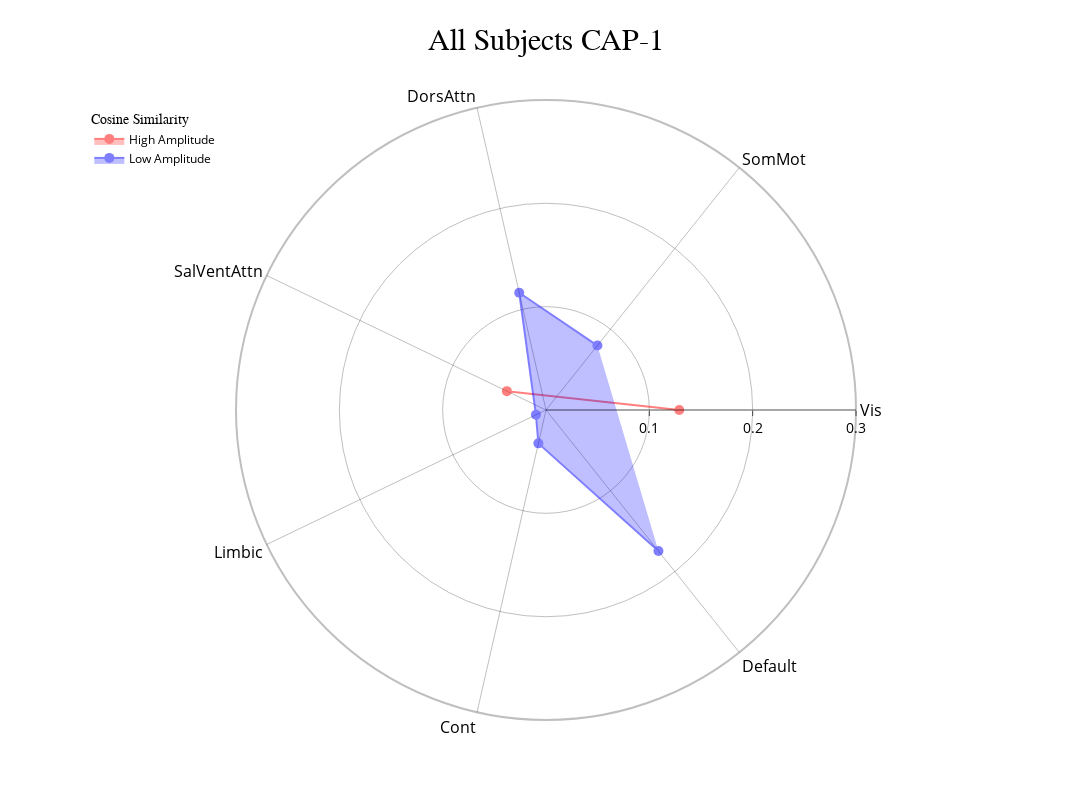
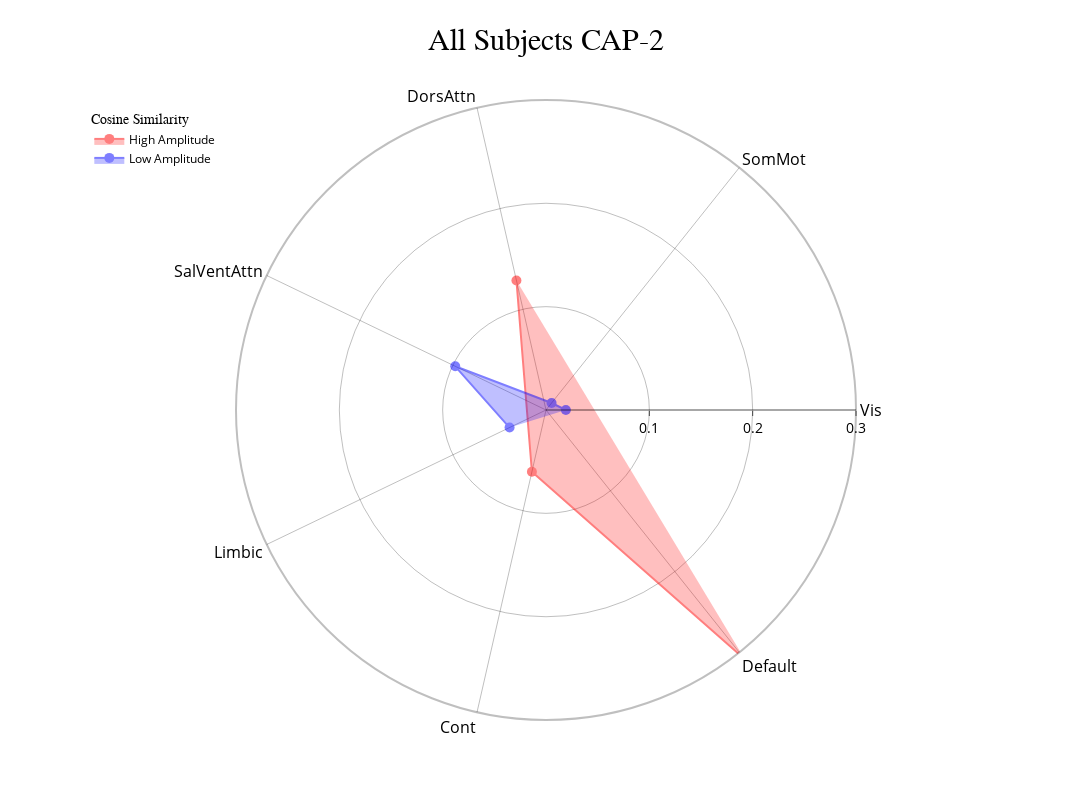
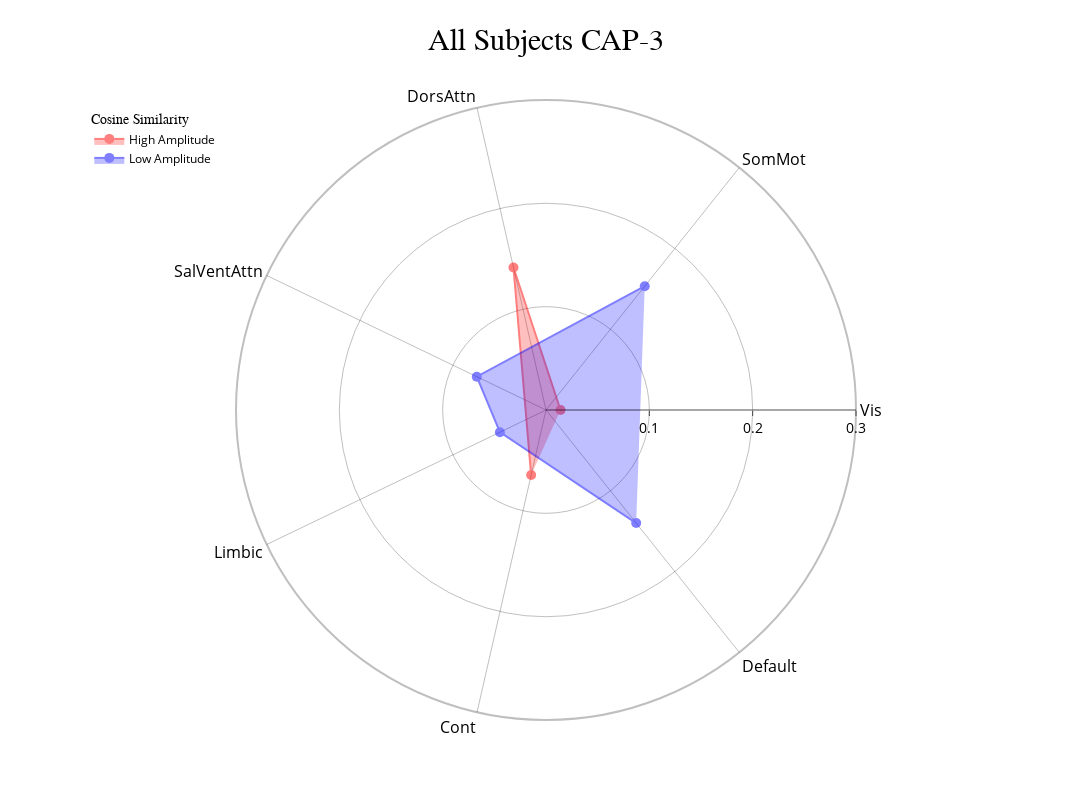
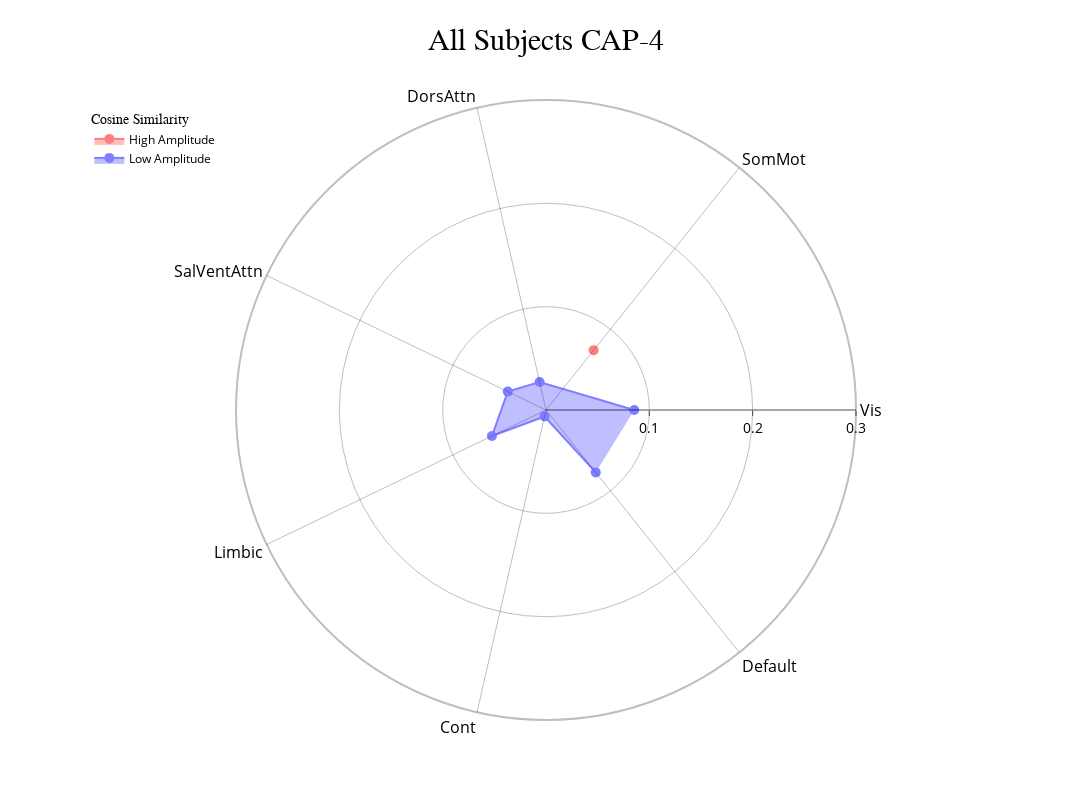

The cell these charts' notebook holds for them, in order:
### Code cell
radialaxis={"showline": True, "linewidth": 2, "linecolor": "rgba(0, 0, 0, 0.25)", "gridcolor": "rgba(0, 0, 0, 0.25)", "ticks": "outside" , "tickfont": {"size": 14, "color": "black"},
"range": [0,0.3], "tickvals": [0.1,0.2,0.3]}
#cap_analysis.caps2radar(radialaxis=radialaxis, fill="toself", scattersize=10, output_dir = output_dir)
cap_analysis.caps2radar(radialaxis=radialaxis, fill="toself", scattersize=10)

### Figure 1 — Plotly figure (JSON) as saved in the notebook; plotly's stock layout.template omitted (floating-point values rounded to 4 significant figures)
{"data": [{"connectgaps": true, "fill": "toself", "marker": {"color": "rgba(255, 0, 0, 1)", "size": 10}, "name": "High Amplitude", "opacity": 0.5, "r": [0.1289, null, null, 0.04203, null, null, null], "theta": ["Vis", "SomMot", "DorsAttn", "SalVentAttn", "Limbic", "Cont", "Default"], "type": "scatterpolar"}, {"connectgaps": true, "fill": "toself", "marker": {"color": "rgba(0, 0, 255, 1)", "size": 10}, "name": "Low Amplitude", "opacity": 0.5, "r": [null, 0.07977, 0.1164, null, 0.01078, 0.03312, 0.1745], "theta": ["Vis", "SomMot", "DorsAttn", "SalVentAttn", "Limbic", "Cont", "Default"], "type": "scatterpolar"}], "layout": {"height": 800, "legend": {"font": {"color": "black", "size": 12}, "title": {"font": {"family": "Times New Roman"}, "text": "Cosine Similarity"}, "x": 0.01, "xanchor": "left", "y": 0.99, "yanchor": "top"}, "polar": {"angularaxis": {"gridcolor": "rgba(0, 0, 0, 0.25)", "linecolor": "rgba(0, 0, 0, 0.25)", "linewidth": 2, "showline": true, "tickfont": {"color": "black", "size": 16}}, "bgcolor": "white", "radialaxis": {"gridcolor": "rgba(0, 0, 0, 0.25)", "linecolor": "rgba(0, 0, 0, 0.25)", "linewidth": 2, "range": [0, 0.3], "showline": true, "tickfont": {"color": "black", "size": 14}, "ticks": "outside", "tickvals": [0.1, 0.2, 0.3]}}, "title": {"font": {"color": "black", "family": "Times New Roman", "size": 30}, "text": "All Subjects CAP-1", "x": 0.5}, "width": 1200}}

### Figure 2 — Plotly figure (JSON) as saved in the notebook; plotly's stock layout.template omitted (floating-point values rounded to 4 significant figures)
{"data": [{"connectgaps": true, "fill": "toself", "marker": {"color": "rgba(255, 0, 0, 1)", "size": 10}, "name": "High Amplitude", "opacity": 0.5, "r": [null, null, 0.1286, null, null, 0.06128, 0.3086], "theta": ["Vis", "SomMot", "DorsAttn", "SalVentAttn", "Limbic", "Cont", "Default"], "type": "scatterpolar"}, {"connectgaps": true, "fill": "toself", "marker": {"color": "rgba(0, 0, 255, 1)", "size": 10}, "name": "Low Amplitude", "opacity": 0.5, "r": [0.01922, 0.008679, null, 0.09749, 0.03913, null, null], "theta": ["Vis", "SomMot", "DorsAttn", "SalVentAttn", "Limbic", "Cont", "Default"], "type": "scatterpolar"}], "layout": {"height": 800, "legend": {"font": {"color": "black", "size": 12}, "title": {"font": {"family": "Times New Roman"}, "text": "Cosine Similarity"}, "x": 0.01, "xanchor": "left", "y": 0.99, "yanchor": "top"}, "polar": {"angularaxis": {"gridcolor": "rgba(0, 0, 0, 0.25)", "linecolor": "rgba(0, 0, 0, 0.25)", "linewidth": 2, "showline": true, "tickfont": {"color": "black", "size": 16}}, "bgcolor": "white", "radialaxis": {"gridcolor": "rgba(0, 0, 0, 0.25)", "linecolor": "rgba(0, 0, 0, 0.25)", "linewidth": 2, "range": [0, 0.3], "showline": true, "tickfont": {"color": "black", "size": 14}, "ticks": "outside", "tickvals": [0.1, 0.2, 0.3]}}, "title": {"font": {"color": "black", "family": "Times New Roman", "size": 30}, "text": "All Subjects CAP-2", "x": 0.5}, "width": 1200}}

### Figure 3 — Plotly figure (JSON) as saved in the notebook; plotly's stock layout.template omitted (floating-point values rounded to 4 significant figures)
{"data": [{"connectgaps": true, "fill": "toself", "marker": {"color": "rgba(255, 0, 0, 1)", "size": 10}, "name": "High Amplitude", "opacity": 0.5, "r": [0.01407, null, 0.1415, null, null, 0.06457, null], "theta": ["Vis", "SomMot", "DorsAttn", "SalVentAttn", "Limbic", "Cont", "Default"], "type": "scatterpolar"}, {"connectgaps": true, "fill": "toself", "marker": {"color": "rgba(0, 0, 255, 1)", "size": 10}, "name": "Low Amplitude", "opacity": 0.5, "r": [null, 0.1533, null, 0.07433, 0.0495, null, 0.14], "theta": ["Vis", "SomMot", "DorsAttn", "SalVentAttn", "Limbic", "Cont", "Default"], "type": "scatterpolar"}], "layout": {"height": 800, "legend": {"font": {"color": "black", "size": 12}, "title": {"font": {"family": "Times New Roman"}, "text": "Cosine Similarity"}, "x": 0.01, "xanchor": "left", "y": 0.99, "yanchor": "top"}, "polar": {"angularaxis": {"gridcolor": "rgba(0, 0, 0, 0.25)", "linecolor": "rgba(0, 0, 0, 0.25)", "linewidth": 2, "showline": true, "tickfont": {"color": "black", "size": 16}}, "bgcolor": "white", "radialaxis": {"gridcolor": "rgba(0, 0, 0, 0.25)", "linecolor": "rgba(0, 0, 0, 0.25)", "linewidth": 2, "range": [0, 0.3], "showline": true, "tickfont": {"color": "black", "size": 14}, "ticks": "outside", "tickvals": [0.1, 0.2, 0.3]}}, "title": {"font": {"color": "black", "family": "Times New Roman", "size": 30}, "text": "All Subjects CAP-3", "x": 0.5}, "width": 1200}}

### Figure 4 — Plotly figure (JSON) as saved in the notebook; plotly's stock layout.template omitted (floating-point values rounded to 4 significant figures)
{"data": [{"connectgaps": true, "fill": "toself", "marker": {"color": "rgba(255, 0, 0, 1)", "size": 10}, "name": "High Amplitude", "opacity": 0.5, "r": [null, 0.07397, null, null, null, null, null], "theta": ["Vis", "SomMot", "DorsAttn", "SalVentAttn", "Limbic", "Cont", "Default"], "type": "scatterpolar"}, {"connectgaps": true, "fill": "toself", "marker": {"color": "rgba(0, 0, 255, 1)", "size": 10}, "name": "Low Amplitude", "opacity": 0.5, "r": [0.0854, null, 0.02772, 0.04102, 0.05805, 0.006444, 0.07723], "theta": ["Vis", "SomMot", "DorsAttn", "SalVentAttn", "Limbic", "Cont", "Default"], "type": "scatterpolar"}], "layout": {"height": 800, "legend": {"font": {"color": "black", "size": 12}, "title": {"font": {"family": "Times New Roman"}, "text": "Cosine Similarity"}, "x": 0.01, "xanchor": "left", "y": 0.99, "yanchor": "top"}, "polar": {"angularaxis": {"gridcolor": "rgba(0, 0, 0, 0.25)", "linecolor": "rgba(0, 0, 0, 0.25)", "linewidth": 2, "showline": true, "tickfont": {"color": "black", "size": 16}}, "bgcolor": "white", "radialaxis": {"gridcolor": "rgba(0, 0, 0, 0.25)", "linecolor": "rgba(0, 0, 0, 0.25)", "linewidth": 2, "range": [0, 0.3], "showline": true, "tickfont": {"color": "black", "size": 14}, "ticks": "outside", "tickvals": [0.1, 0.2, 0.3]}}, "title": {"font": {"color": "black", "family": "Times New Roman", "size": 30}, "text": "All Subjects CAP-4", "x": 0.5}, "width": 1200}}
